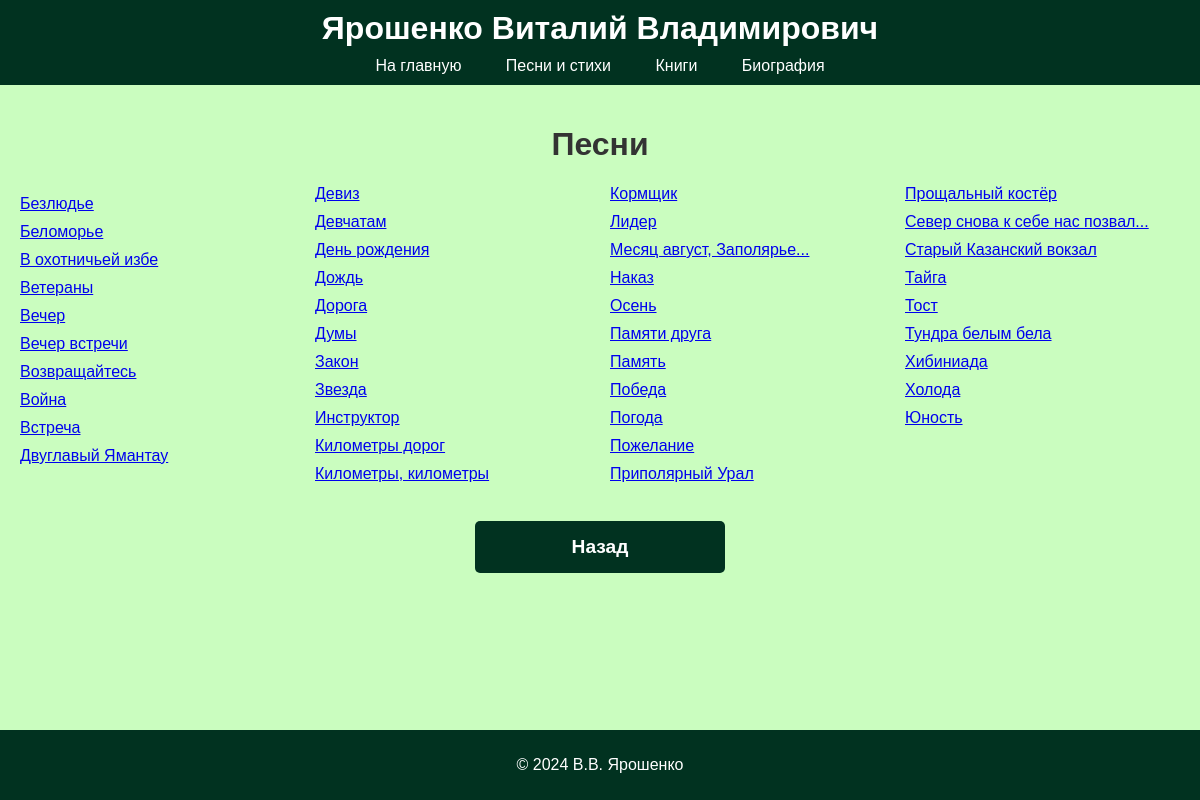
Screenshot of /songs/songs/ with the database file from the repository.
### songs/models.py (models this page shows, shortened)
class Song(models.Model):
    CATEGORY_CHOICES = [
        ('poem', 'Стихотворение'),
        ('song', 'Песня'),
        ('story', 'Рассказ'),
    ]
    title = models.CharField(max_length=200)
    category = models.CharField(max_length=10, choices=CATEGORY_CHOICES, default='poem')
    lyrics = models.TextField()
    audio_file = models.FileField(upload_to='songs/', blank=True, null=True)  # Сделали поле опциональным
    created_at = models.DateTimeField(auto_now_add=True)
    class Meta:
        ordering = ['title']  # Сортировка по алфавиту

### songs/views.py (the view)
# urls.py: path('songs/', views.songs_list, name='songs_list'),  # Песни
def songs_list(request):
    songs = Song.objects.filter(category='song')  # Используйте точное значение категории из модели
    return render(request, 'songs/category_list.html', {'category_name': 'Песни', 'songs': songs})

### songs/templates/songs/category_list.html (shortened to what this page needs)
{% extends 'base_generic.html' %}
{% block content %}
    <h1 style="text-align: center;">{{ category_name }}</h1>
    <ul>
        {% for song in songs %}
            <li><a href="{% url 'song_detail' song.id %}">{{ song.title }}</a></li>
        {% endfor %}
    </ul>
<div class="download-button">
    <a href="{% url 'songs_home' %}" class="button">Назад</a>
</div>
{% endblock %}

### static/css/styles.css (style rules this page uses)
html, body { margin: 0; padding: 0; height: 100%; font-family: Arial, sans-serif; background-color: #CAFDBF; color: #333; }
ul { list-style-type: none; padding: 0; column-width: 250px; column-gap: 20px; }
li { margin: 10px 0; break-inside: avoid; }
.button { display: inline-block; padding: 15px 30px; margin: 10px; font-size: 1.5em; font-weight: bold; color: #fff; background-color: #013220; text-align: center; text-decoration: none; border-radius: 5px; transition: background-color 0.3s ease; width: 250px; box-sizing: border-box; }
.download-button { text-align: center; margin-top: 20px; padding: 8px 16px; font-size: 0.8em; }

### rows the page displays
Song: title "Безлюдье"
Song: title "Беломорье"
Song: title "В охотничьей избе"
Song: title "Ветераны"
Song: title "Вечер"
Song: title "Вечер встречи"
Song: title "Возвращайтесь"
Song: title "Война"
Song: title "Встреча"
Song: title "Двуглавый Ямантау"
Song: title "Девиз"
Song: title "Девчатам"
Song: title "День рождения"
Song: title "Дождь"
Song: title "Дорога"
Song: title "Думы"
Song: title "Закон"
Song: title "Звезда"
Song: title "Инструктор"
Song: title "Километры дорог"
Song: title "Километры, километры"
Song: title "Кормщик"
Song: title "Лидер"
Song: title "Месяц август, Заполярье..."
Song: title "Наказ"
Song: title "Осень"
Song: title "Памяти друга"
Song: title "Память"
Song: title "Победа"
Song: title "Погода"
Song: title "Пожелание"
Song: title "Приполярный Урал"
Song: title "Прощальный костёр"
Song: title "Север снова к себе нас позвал..."
Song: title "Старый Казанский вокзал"
Song: title "Тайга"
Song: title "Тост"
Song: title "Тундра белым бела"
Song: title "Хибиниада"
Song: title "Холода"
Song: title "Юность"

### other values shown
{{ category_name }} "Песни"
